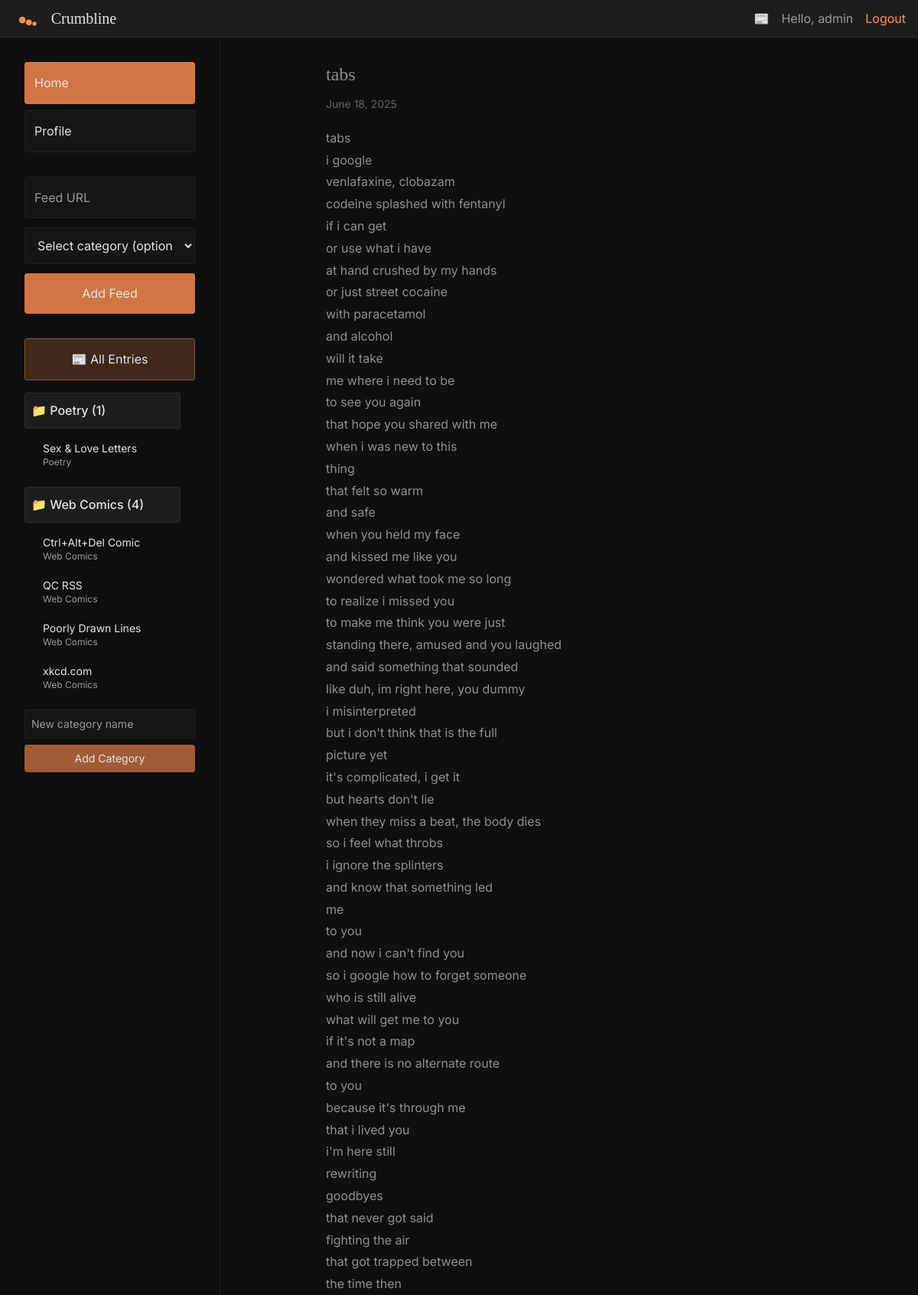
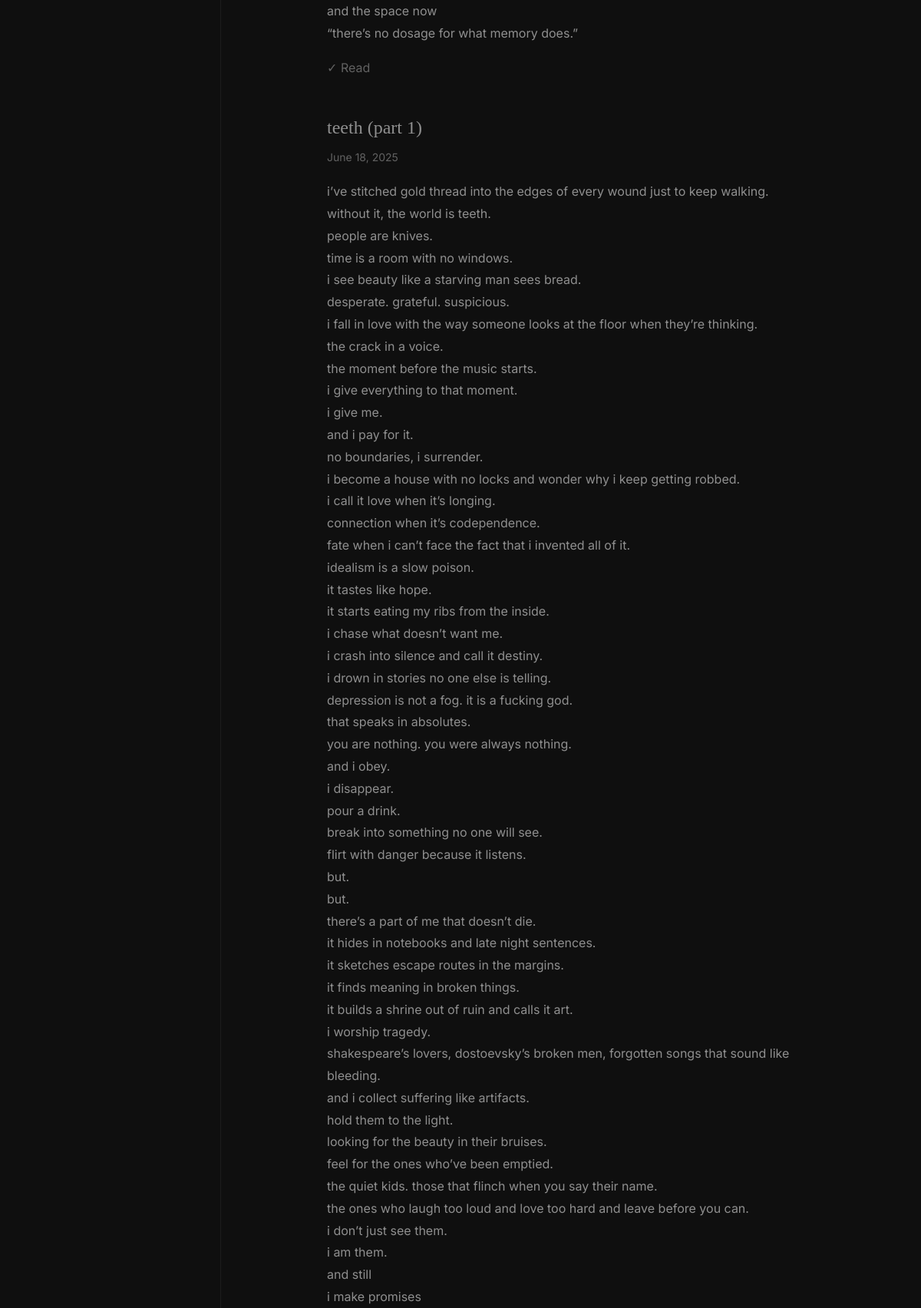
The page / (signed in, upper part) on the database its author committed (2 pictures, top to bottom).
### app/models.py (models this page shows)
class User(Base):
    __tablename__ = "users"
    id = Column(Integer, primary_key=True)
    username = Column(String, unique=True, nullable=False)
    email = Column(String, unique=True, nullable=False)
    password = Column(String, nullable=False)
    created_at = Column(DateTime, default=datetime.utcnow)

class Category(Base):
    __tablename__ = "categories"
    id = Column(Integer, primary_key=True)
    name = Column(String, unique=True, nullable=False)
    feeds = relationship("Feed", back_populates="category")

class Feed(Base):
    __tablename__ = "feeds"
    id = Column(Integer, primary_key=True)
    url = Column(String, unique=True, nullable=False)
    title = Column(String)
    description = Column(Text)
    last_updated = Column(DateTime, default=datetime.utcnow)
    category_id = Column(Integer, ForeignKey("categories.id"))
    category = relationship("Category", back_populates="feeds")
    entries = relationship("Entry", back_populates="feed", cascade="all, delete-orphan")

class Entry(Base):
    __tablename__ = "entries"
    id = Column(Integer, primary_key=True)
    feed_id = Column(Integer, ForeignKey("feeds.id"))
    title = Column(String, nullable=False)
    link = Column(String, nullable=False)
    published = Column(DateTime)
    content = Column(Text)
    is_read = Column(Boolean, default=False)
    created_at = Column(DateTime, default=datetime.utcnow)
    feed = relationship("Feed", back_populates="entries")

### app/main.py (the view)
@app.get("/", response_class=HTMLResponse)
async def home(
    request: Request,
    session: AsyncSession = Depends(get_session)
):
    current_user = await get_current_user_from_cookie(request, session)
    if not current_user:
        return RedirectResponse(url="/login", status_code=status.HTTP_303_SEE_OTHER)
    categories, uncategorized_feeds = await services.get_categories_with_feeds(session)
    entries = await services.get_entries(session)
    unread_count = await services.get_unread_count(session)
    if request.headers.get("HX-Request") == "true":
        return templates.TemplateResponse(
            "feed_entries.html",
            {
                "request": request,
                "entries": entries,
                "current_user": current_user,
                "unread_count": unread_count
            }
        )
    return templates.TemplateResponse(
        "index.html",
        {
            "request": request,
            "categories": categories,
            "uncategorized_feeds": uncategorized_feeds,
            "entries": entries,
            "current_user": current_user,
            "unread_count": unread_count
        }
    )

### templates/index.html (shortened to what this page needs)
{% extends "base.html" %}
{% block content %}
<div class="flex min-h-screen">
    <div class="w-72 bg-crumb-bg border-r border-crumb-accent-dark/20 sticky top-0 h-screen overflow-y-auto">
        <div class="p-8">
            <div class="mb-8">
                <a href="/" class="block p-3 mb-2 bg-crumb-accent-orange/80 border border-crumb-accent-orange/20 rounded text-crumb-text hover:bg-crumb-accent-orange transition-colors">
                    Home
                </a>
                <a href="/profile" class="block p-3 bg-crumb-accent-dark/10 border border-crumb-accent-dark/20 rounded text-crumb-text hover:bg-crumb-accent-orange/50 transition-colors">
                    Profile
                </a>
            </div>
            <div id="feed-form-container">
                <form hx-post="/feeds"
                      hx-target="#feed-list"
                      hx-swap="innerHTML"
                      class="mb-8">
                    <input type="url" name="url" placeholder="Feed URL" required
                        class="w-full p-3 bg-crumb-accent-dark/10 border border-crumb-accent-dark/20 rounded mb-3 text-crumb-text placeholder-crumb-muted focus:outline-none focus:border-crumb-accent-orange">
                    <select name="category"
                        class="w-full p-3 bg-crumb-accent-dark/10 border border-crumb-accent-dark/20 rounded mb-3 text-crumb-text focus:outline-none focus:border-crumb-accent-orange">
                        <option value="" style="background-color: #0f0f0f; color: #e5e5e5;">Select category (optional)</option>
                    </select>
                    <button type="submit"
                        class="w-full p-3 bg-crumb-accent-orange/80 text-crumb-text rounded hover:bg-crumb-accent-orange transition-colors">
                        Add Feed
                    </button>
                </form>
            </div>
            <div id="feed-list" class="space-y-4">
                <button hx-get="/"
                        hx-target="#entries-container"
                        class="w-full p-3 bg-crumb-accent-orange/20 border border-crumb-accent-orange/40 rounded text-crumb-text hover:bg-crumb-accent-orange/30 transition-colors">
                    📰 All Entries
                </button>
                {% for category in categories %}
                    <div class="category-section">
                        <div class="flex items-center justify-between mb-2">
                            <button hx-get="/categories/{{ category.id }}/entries"
                                    hx-target="#entries-container"
                                    class="flex-1 text-left p-2 bg-crumb-accent-dark/20 border border-crumb-accent-dark/30 rounded text-crumb-text hover:bg-crumb-accent-orange/20 transition-colors font-medium">
                                📁 {{ category.name }} ({{ category.feeds|length }})
                            </button>
                        </div>
                        <div class="ml-4 space-y-1">
                            {% for feed in category.feeds %}
                                {% include "feed_item.html" %}
                            {% endfor %}
                        </div>
                    </div>
                {% endfor %}
                <div id="category-form-container" class="mt-6">
                    <form hx-post="/categories"
                          hx-target="#feed-list"
                          hx-swap="innerHTML"
                          class="mb-4">
                        <input type="text" name="name" placeholder="New category name" required
                            class="w-full p-2 bg-crumb-accent-dark/10 border border-crumb-accent-dark/20 rounded mb-2 text-crumb-text placeholder-crumb-muted focus:outline-none focus:border-crumb-accent-orange text-sm">
                        <button type="submit"
                            class="w-full p-2 bg-crumb-accent-orange/60 text-crumb-text rounded hover:bg-crumb-accent-orange/80 transition-colors text-sm">
                            Add Category
                        </button>
                    </form>
                </div>
            </div>
        </div>
    </div>
    <div class="flex-1 overflow-auto">
        <div id="entries-container" class="max-w-content mx-auto p-8">
            {% for entry in entries %}
                {% include "feed_entry.html" %}
            {% endfor %}
        </div>
    </div>
</div>
{% endblock %}

### templates/base.html (shortened to what this page needs)
<!DOCTYPE html>
<html lang="en">
<head>
    <link href="/static/output.css" rel="stylesheet">
    <link href="/static/custom.css" rel="stylesheet">
    <script src="https://cdn.tailwindcss.com"></script>
</head>
<body class="bg-crumb-bg text-crumb-text font-sans leading-relaxed">
    <div class="min-h-screen">
        {% if current_user %}
        <div class="bg-crumb-accent-dark/20 border-b border-crumb-accent-dark/30 py-2 px-4 flex justify-between items-center">
            <div class="flex items-center">
                <img src="/static/images/logo.svg" alt="Crumbline Logo" class="h-8 w-auto mr-2">
                <h1 class="font-serif text-xl text-crumb-text">Crumbline</h1>
            </div>
            <div class="flex items-center space-x-4">
                <a href="/unread" hx-get="/unread" hx-target="#entries-container" hx-push-url="true" class="text-crumb-text hover:text-crumb-accent-orange transition-colors">
                    <span class="relative">
                        📰
                    </span>
                </a>
                <span class="text-crumb-muted">Hello, {{ current_user.username }}</span>
                <a href="/logout" class="text-crumb-accent-orange hover:underline">Logout</a>
            </div>
        </div>
        {% endif %}
        {% block content %}{% endblock %}
    </div>
</body>
</html>

### templates/feed_item.html (shortened to what this page needs)
<div class="group flex items-center justify-between p-2 hover:bg-crumb-accent-orange/10 hover:scale-[1.02] rounded transition-all duration-200" id="feed-{{ feed.id }}">
    <button hx-get="/feeds/{{ feed.id }}/entries"
            hx-target="#entries-container"
            class="flex-1 text-left text-crumb-text hover:text-crumb-accent-orange transition-colors text-sm">
        {{ feed.title }}
        {% if feed.category %}
            <span class="text-crumb-muted text-xs block">{{ feed.category.name }}</span>
        {% endif %}
    </button>
</div>

### templates/feed_entry.html
<article class="mb-12 {% if entry.is_read %}opacity-60{% endif %}" id="entry-{{ entry.id }}">
    <header class="mb-4">
        <h2 class="font-serif text-2xl mb-2">
            <a href="{{ entry.link }}" target="_blank"
               class="text-crumb-text hover:text-crumb-accent-orange transition-colors">
                {{ entry.title }}
            </a>
        </h2>
        <time class="text-crumb-muted text-sm">
            {{ entry.published.strftime('%B %d, %Y') if entry.published else 'No date' }}
        </time>
    </header>
    <div class="prose prose-invert max-w-none">
        {{ entry.content|safe }}
    </div>
    <button hx-post="/entries/{{ entry.id }}/toggle"
            hx-target="#entry-{{ entry.id }}"
            class="mt-4 text-crumb-muted hover:text-crumb-accent-orange transition-colors">
        {% if entry.is_read %}✓ Read{% else %}○ Unread{% endif %}
    </button>
</article>

### rows shown on the page
User: username "admin"
Category: name "Poetry", feeds|length "1"
Feed: title "Sex & Love Letters", category.name "Poetry"
Category: name "Web Comics", feeds|length "4"
Feed: title "Ctrl+Alt+Del Comic", category.name "Web Comics"
Feed: title "QC RSS", category.name "Web Comics"
Feed: title "Poorly Drawn Lines", category.name "Web Comics"
Feed: title "xkcd.com", category.name "Web Comics"
Entry: title "tabs", published "June 18, 2025", content "tabs i google venlafaxine, clobazam codeine splashed with fentanyl if i can get or use what i have at hand crushed by my hands or just street cocaine with paracetamol and alcohol will it take me where i need to be to see you again that hope you shared with me when i was new to this thing that felt so warm and safe when you held my face and kissed me like you wondered what took me so long to realize i missed you to make me think you were just standing there, amused and you laughed and said something that sounded like duh, im right here, you dummy i misinterpreted but i don't think that is the full picture yet it's complicated, i get it but hearts don't lie when they miss a beat, the body…", is_read "✓ Read"
Entry: title "teeth (part 1)", published "June 18, 2025", content "i’ve stitched gold thread into the edges of every wound just to keep walking. without it, the world is teeth. people are knives. time is a room with no windows. i see beauty like a starving man sees bread. desperate. grateful. suspicious. i fall in love with the way someone looks at the floor when they’re thinking. the crack in a voice. the moment before the music starts. i give everything to that moment. i give me. and i pay for it. no boundaries, i surrender. i become a house with no locks and wonder why i keep getting robbed. i call it love when it’s longing. connection when it’s codependence. fate when i can’t face the fact that i invented all of it. idealism is a slow poison. it tastes…"
